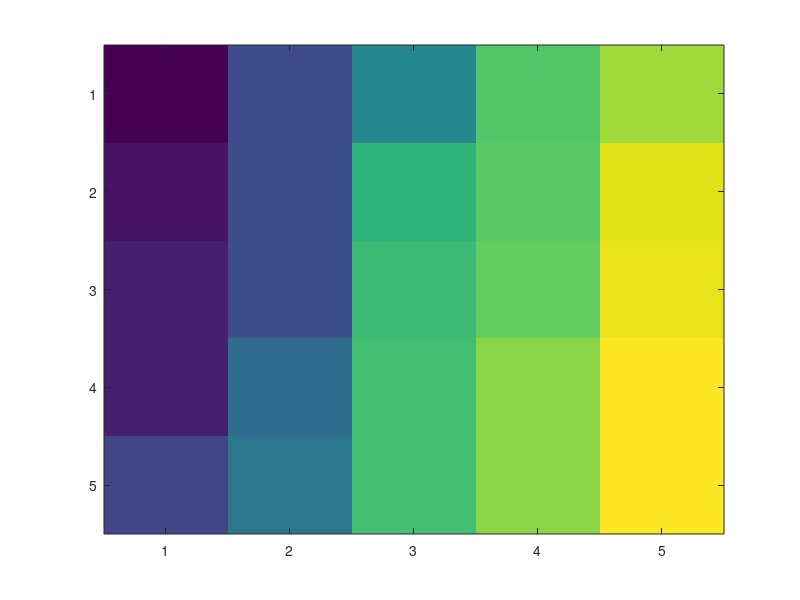

This figure's MATLAB source:
function [ result ] = matrix()
 
 n = input('write our dimension ');
 
 matrix = round(rand(n)*100);
 
 matrix = matrix(:);
 matrix = reshape(sort(matrix),n,n);
 
 %i = 1
 %while i<n
  %   sort(temp[i])
   %  i = i + 1
 result = matrix;  
 imagesc(matrix)
end

% function [matr] = matrix_sort1(matrix)
%     temp = matrix(:);
%     A = rand(length(matrix));
%     iter = 0;
%     len = length(matrix);
%     col_c = 2
% end
%     
% function [] = matrix_sort2(A, iter, temp)
%     while len~=0
%         for str = 1:len
%             A(str, col_c) = temp(iter);
%             iter = iter + 1;
%         end
%         
%         for str = 2:len
%             A(str, len) = temp(iter);
%             iter = iter + 1;
%         end
%         
%         for str = len-1:-1:1
%             A(len, str) = temp(iter);
%             iter = iter + 1;
%         end
%         
%         for str = len-1:-1:2
%             A(len, str) = temp(iter);
%             iter = iter + 1;
%         end
%             
% 
% 
%     end
% end
    

    
            
            
            

 
 
 
 